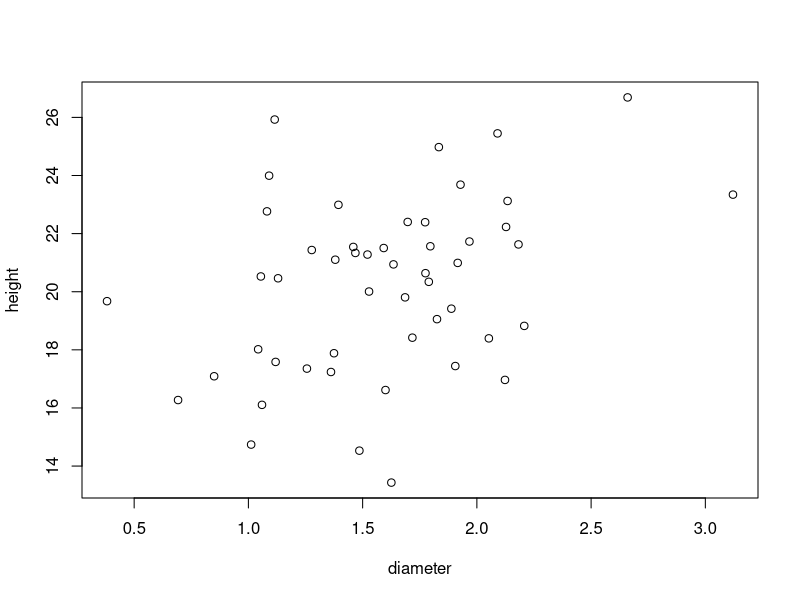
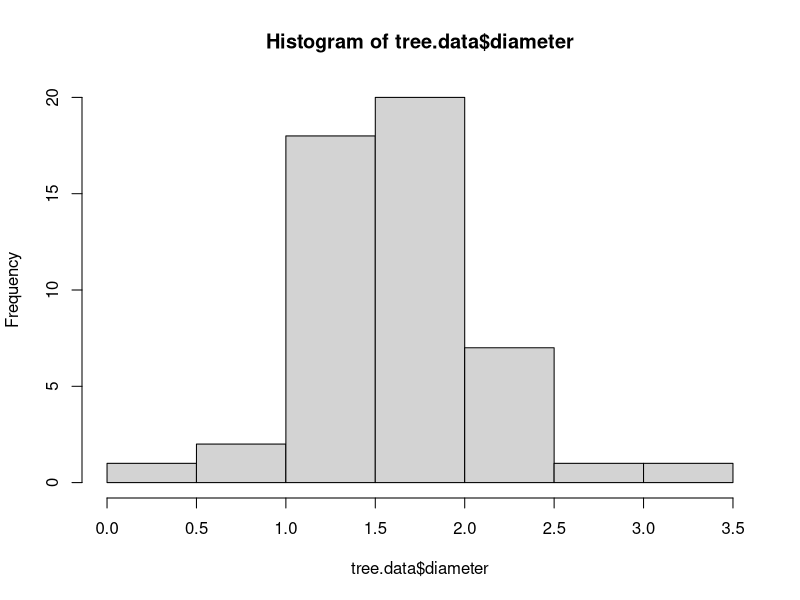
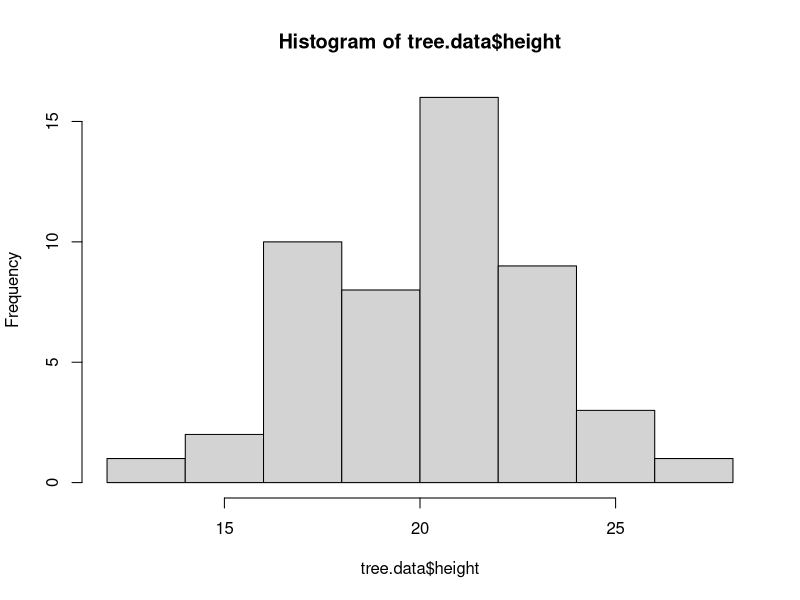
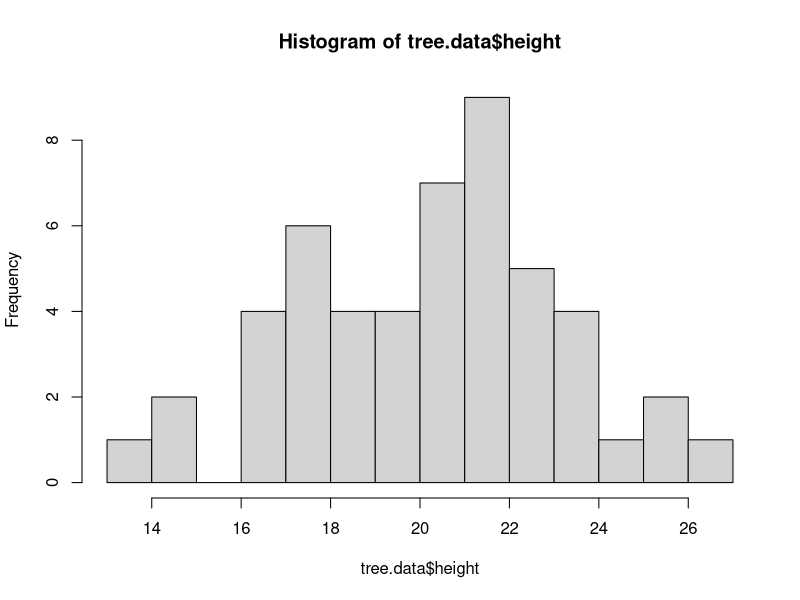
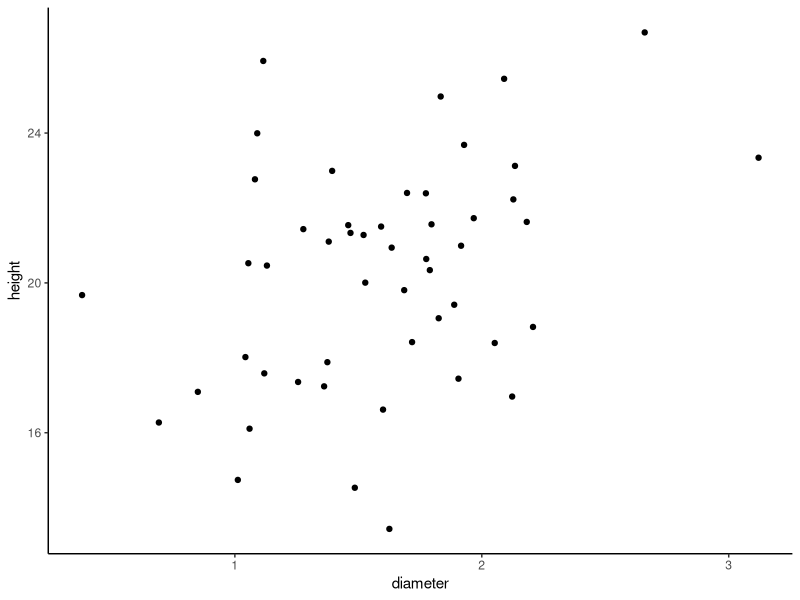
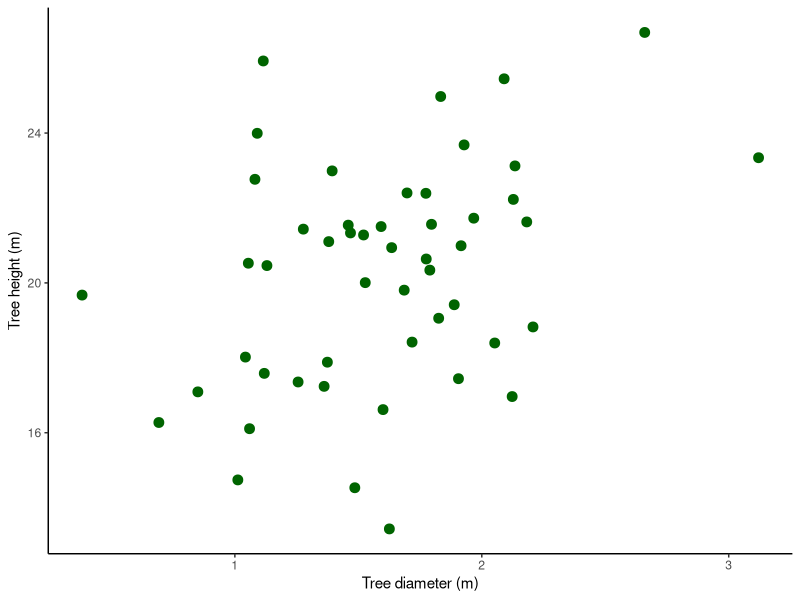

The R source for these figures, in order:
## ---- chunk 1
tree.data<-read.table("data/trees.txt",
                      header = T, sep = "\t", dec = ",") 
## ---- chunk 2
str(tree.data)
## ---- chunk 3
head(tree.data)
## ---- chunk 4
#| code-fold: false

plot(height ~ diameter, data = tree.data)
## ---- chunk 5
#| code-fold: false

m.trees <- cor.test(tree.data$diameter, tree.data$height, method = "p")
## ---- chunk 6
#| code-fold: false

m.trees
## ---- chunk 7
#| code-fold: false

hist(tree.data$diameter)
## ---- chunk 8
#| code-fold: false

hist(tree.data$height)
## ---- chunk 9
hist(tree.data$height, breaks = 14)
## ---- chunk 10
#| code-fold: false

library(ggplot2)

plot.trees.simple <- ggplot(tree.data, aes(x = diameter, y = height)) +
  geom_point() +
  theme_classic()

plot.trees.simple
## ---- chunk 11
#| code-fold: false

plot.trees.final <- ggplot(tree.data, aes(x = diameter, y = height)) +
  geom_point(cex = 3, colour = "darkgreen") +
  xlab("Tree diameter (m)")+
  ylab("Tree height (m)")+
  theme_classic()

plot.trees.final
